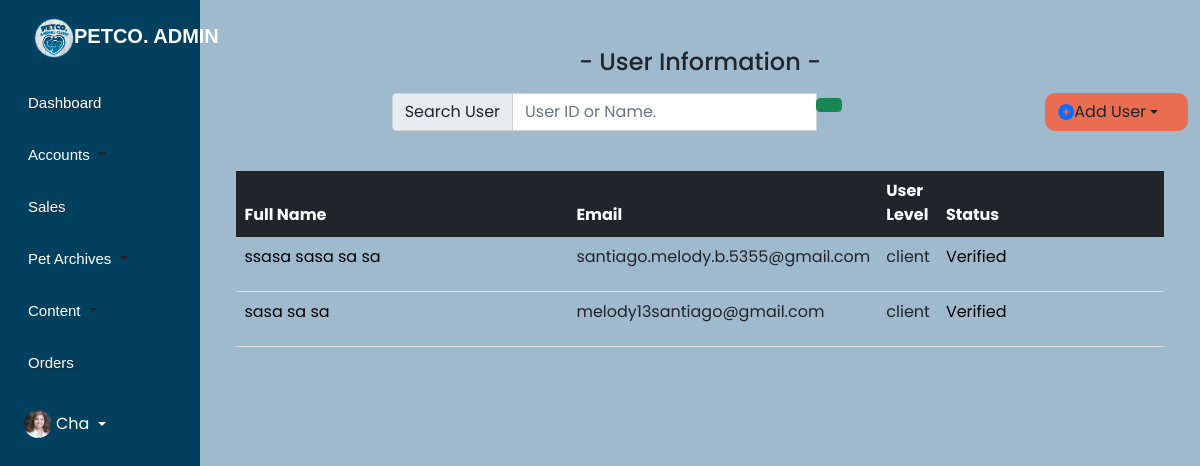
/admin-user-accounts.php, run on the app's committed database.
### tables this page shows
CREATE TABLE `usertable` (
  `id` int(11) NOT NULL,
  `first_name` varchar(255) NOT NULL,
  `middle_name` varchar(255) NOT NULL,
  `last_name` varchar(255) NOT NULL,
  `suffix` varchar(10) NOT NULL,
  `position` varchar(255) NOT NULL,
  `address` varchar(255) NOT NULL,
  `email` varchar(255) NOT NULL,
  `password` varchar(255) NOT NULL,
  `code` mediumint(50) NOT NULL,
  `status` text NOT NULL,
  `contact` varchar(100) NOT NULL,
  `image_dir` varchar(255) NOT NULL,
  `image_filename` varchar(255) NOT NULL,
  `user_level` varchar(255) NOT NULL,
  `archive` varchar(255) NOT NULL
);

### admin-user-accounts.php (the view, shortened to what this page needs)
<?php
    require('php/connection.php');
    $querys = "SELECT * FROM `usertable` WHERE archive =''";
    $results = mysqli_query($con, $querys);
?>
<!DOCTYPE html>
<html lang="en">
<head>
    <link href="https://cdn.jsdelivr.net/npm/bootstrap@5.1.1/dist/css/bootstrap.min.css" rel="stylesheet"
>
    <link rel="stylesheet" href="css/admin.css">
</head>
<body>
    <div class="nav-bar container-fluid overflow-hidden">
        <div class="row vh-100 overflow-auto">
            <div class="col-12 col-sm-3 col-xl-2 px-sm-2 px-0 d-flexs sticky-top">
                <div
                    class="d-flex flex-sm-column flex-row flex-grow-1 align-items-center align-items-sm-start px-3 pt-2 text-white">
                    <a href="/"
                        class="navbar-brand d-flex align-items-center pb-3 mb-md-0 me-md-auto text-white text-decoration-none"><img
                            src="asset/logopet.png" alt="Saint Jude Logo"
                            style="width: 50px; padding-left: 10px; padding-top: 5px;">
                        <span class="navbar-brand">PETCO. ADMIN</span>
                    </a>
                    <ul class="nav nav-pills flex-sm-column flex-row flex-nowrap flex-shrink-1 flex-sm-grow-0 flex-grow-1 mb-sm-auto mb-0 justify-content-center align-items-center align-items-sm-start"
                        id="menu">
                        <li class="nav-item">
                            <a href="#" class="nav-link align-middle px-0">
                                <i class="fs-4 bi-speedometer2"></i> <span
                                    class="ms-1 d-none d-sm-inline">Dashboard</span>
                            </a>
                        </li>
                        <li class="dropdown">
                            <a href="#" class="nav-link dropdown-toggle px-sm-0 px-1" id="dropdown"
                                data-bs-toggle="dropdown" aria-expanded="false">
                                <i class="fs-4 bi-person-lines-fill"></i><span
                                    class="ms-1 d-none d-sm-inline">Accounts</span>
                            </a>
                        </li>
                        <li class="nav-item">
                            <a href="#" class="nav-link px-sm-0 px-2">
                                <i class="fs-4 bi-table"></i><span class="ms-1 d-none d-sm-inline">Sales</span></a>
                        </li>
                        <li class="dropdown">
                            <a href="#" class="nav-link dropdown-toggle px-sm-0 px-1" id="dropdown"
                                data-bs-toggle="dropdown" aria-expanded="false">
                                <i class="fs-4 bi-archive"></i><span class="ms-1 d-none d-sm-inline">Pet Archives</span>
                            </a>
                        </li>
                        <li class="dropdown">
                            <a href="#" class="nav-link dropdown-toggle px-sm-0 px-1" id="dropdown"
                                data-bs-toggle="dropdown" aria-expanded="false">
                                <i class="fs-4 bi-pencil-square"></i><span
                                    class="ms-1 d-none d-sm-inline">Content</span>
                            </a>
                        </li>
                        <li class="nav-item">
                            <a href="admin-orders.php" class="nav-link px-sm-0 px-2">
                                <i class="fs-4 bi-bag-check"></i><span class="ms-1 d-none d-sm-inline">Orders</span>
                            </a>
                        </li>
                    </ul>
                    <div class="dropdown py-sm-4 mt-sm-auto ms-auto ms-sm-0 flex-shrink-1">
                        <a href="#" class="d-flex align-items-center text-white text-decoration-none dropdown-toggle"
                            id="dropdownUser1" data-bs-toggle="dropdown" aria-expanded="false">
                            <img src="asset/cha.jpg" alt="Admin" width="28" height="28" class="rounded-circle">
                            <span class="d-none d-sm-inline mx-1">Cha</span>
                        </a>
                    </div>
                </div>
            </div>
            <div class="col-md-9 col-xl-10 py-3">
                <div class="mt-4 rounded mb-5">
                    <h4 class="c-white rounded-top py-2" style="text-align:center;">- User Information -</h4>
                    <div class="row">
                        <div class="col-10">
                            <form action="admin-user-accounts.php" method="GET">
                                <div class="input-group mx-auto" style="width: 450px;">
                                    <span class="input-group-text">Search User</span>
                                    <input type="text" required class="form-control" name="id"
                                        placeholder="User ID or Name.">
                                    <span class="input-group-btn">
                                        <button class="btn btn-success" name="search" type="submit"></button>
                                    </span>
                                </div>
                            </form>
                        </div>
                        <div class="col">
                            <div class="dropdown  ms-auto ms-sm-0 flex-shrink-1 "
                                style="background-color: #EA6D52; border-radius: 10px;">
                                <a href="#"
                                    class="d-flex align-items-center text-decoration-none text-dark dropdown-toggle btn"
                                    id="dropdownUser1" data-bs-toggle="dropdown" aria-expanded="false">
                                    <i class="fa-solid fa-circle-plus text-primary"></i>
                                    Add User
                                </a>
                            </div>
                        </div>
                    </div>
                    <div class="div_background_light">
                        <div class="table-responsive mt-4 mx-auto" style="width:95%;">
                            <table class="table mt-3 mb-5">
                                <thead class="table-dark">
                                    <th scope="col">Full Name</th>
                                    <th scope="col">Email</th>
                                    <th scope="col">User Level</th>
                                    <th scope="col">Status</th>
                                </thead>
                                <tbody>
                                    <?php while($row = mysqli_fetch_array($results)){ ?>
                                    <form action="php/user-list-process.php" method="post">
                                        <tr>
                                            <td><input name="first_name" readonly class="c-white " type="text"
                                                    style="background-color:transparent;border:0;"
                                                    value="<?php echo $row['first_name']." ".$row['middle_name']." ". $row['last_name']." ".$row['suffix']; ?>">
                                            </td>
                                            <td class="col-sm-1 col-md-1 col-lg-2">
                                                <div class="col">
                                                    <?php echo $row['email']  ?></div>
                                            </td>
                                            <td class=" col-sm-1 col-md-1 col-lg-2">
                                                <div class="col">
                                                    <?php echo $row['user_level']  ?></div>
                                            </td>
                                            <td> <input name="status" readonly class=" " type="text"
                                                    style="background-color:transparent;border:0; color: " value="<?php  if( $row['status']!="verified"){
                                                echo "Not Verified";}
                                                else{
                                                    echo "Verified";
                                            };
                                        ?>">
                                            </td>
                                        </tr>
                                    </form>
                                    <?php } ?>
                                </tbody>
                            </table>
                        </div>
                    </div>
                </div>
            </div>
        </div>
    </div>
</body>
</html>

### css/admin.css (style rules this page uses)
* { margin: 0; padding: 0; box-sizing: border-box; font-family: 'Poppins', sans-serif; }
.d-flexs { background: #02405f; }
.nav-bar { background: #9FBACD; border-bottom: 2px solid white; }
.navbar-brand { font-family: 'Gothic A1', sans-serif; font-size: 20px; font-weight: bold; }
.nav-item { font-family: 'Gothic A1', sans-serif; font-size: 15px; text-shadow: 2px 2px 2px rgba(49, 44, 44, 0.767); }
a:link { color: rgb(32, 33, 32); }
.ms-1 { border-block: 50px; font-family: 'Gothic A1', sans-serif; font-size: 15px; color: white }

### data on the page
usertable: first_name "ssasa sasa sa sa", email "santiago.melody.b.5355@gmail.com", user_level "client", status "Verified"
usertable: first_name "sasa sa sa", email "melody13santiago@gmail.com", user_level "client", status "Verified"
